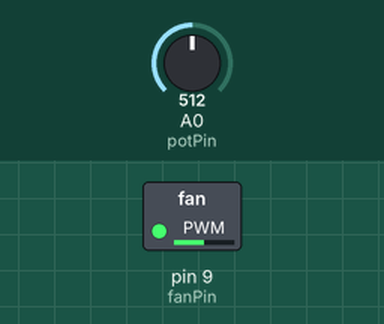
Bench run of a sketch on a simulated Arduino Uno, built with avr-gcc and run on an emulated ATmega328P. Shown: switched loads named in the sketch (green lamp = pin HIGH). The test bench sets the inputs (shaded band); at power-on: A0 (potPin) = 512.

Above: at 1.2 s.
1.3 s: A0 (potPin) set to 716
At 2.5 s:
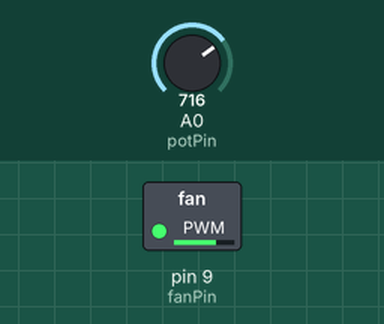
2.8 s: A0 (potPin) set to 900
At 4.0 s:
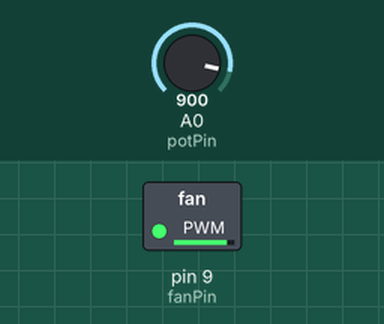
4.3 s: A0 (potPin) set to 122
At 5.0 s:
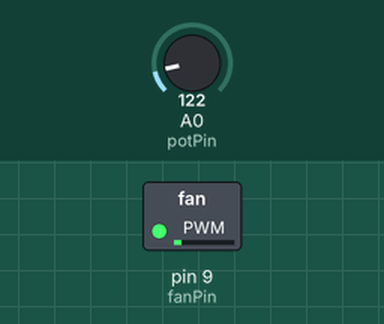
5.8 s: A0 (potPin) set to 0
At 6.4 s:
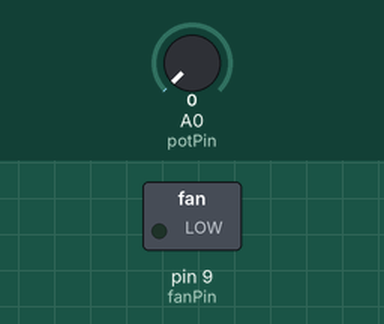
7.3 s: A0 (potPin) set to 511
At 8.6 s:
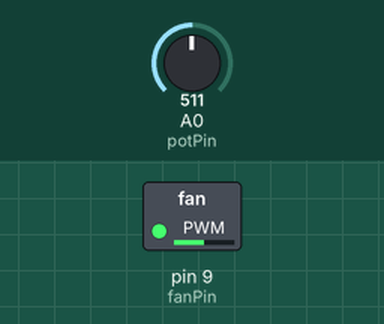
Timing chart, 0 to 9.8 s (numbered marks = the images above; inputs shaded):
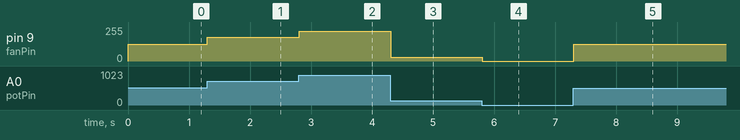

Measured:
- after the input at 1.3 s, pin 9 (fanPin): 127/255 → 178/255 at once
- after the input at 2.8 s, pin 9 (fanPin): 178/255 → 224/255 at once
- after the input at 4.3 s, pin 9 (fanPin): 224/255 → 30/255 at once
- after the input at 5.8 s, pin 9 (fanPin): 30/255 → 0/255 at once
- after the input at 7.3 s, pin 9 (fanPin): 0/255 → 127/255 at once

The sketch:

fan_pot.ino
```cpp
const int potPin = A0;       // Define the analog pin for the potentiometer
const int fanPin = 9;        // Define the digital pin for the fan

void setup() {
  pinMode(fanPin, OUTPUT);   // Set the fan pin as an output
}

void loop() {
  int potValue = analogRead(potPin);            // Read the potentiometer value
  int fanSpeed = map(potValue, 0, 1023, 0, 255); // Map the potentiometer value to a range from 0 to 255
  analogWrite(fanPin, fanSpeed);                // Set the fan speed using PWM
  delay(10);                                    // Small delay for stability
}
```
